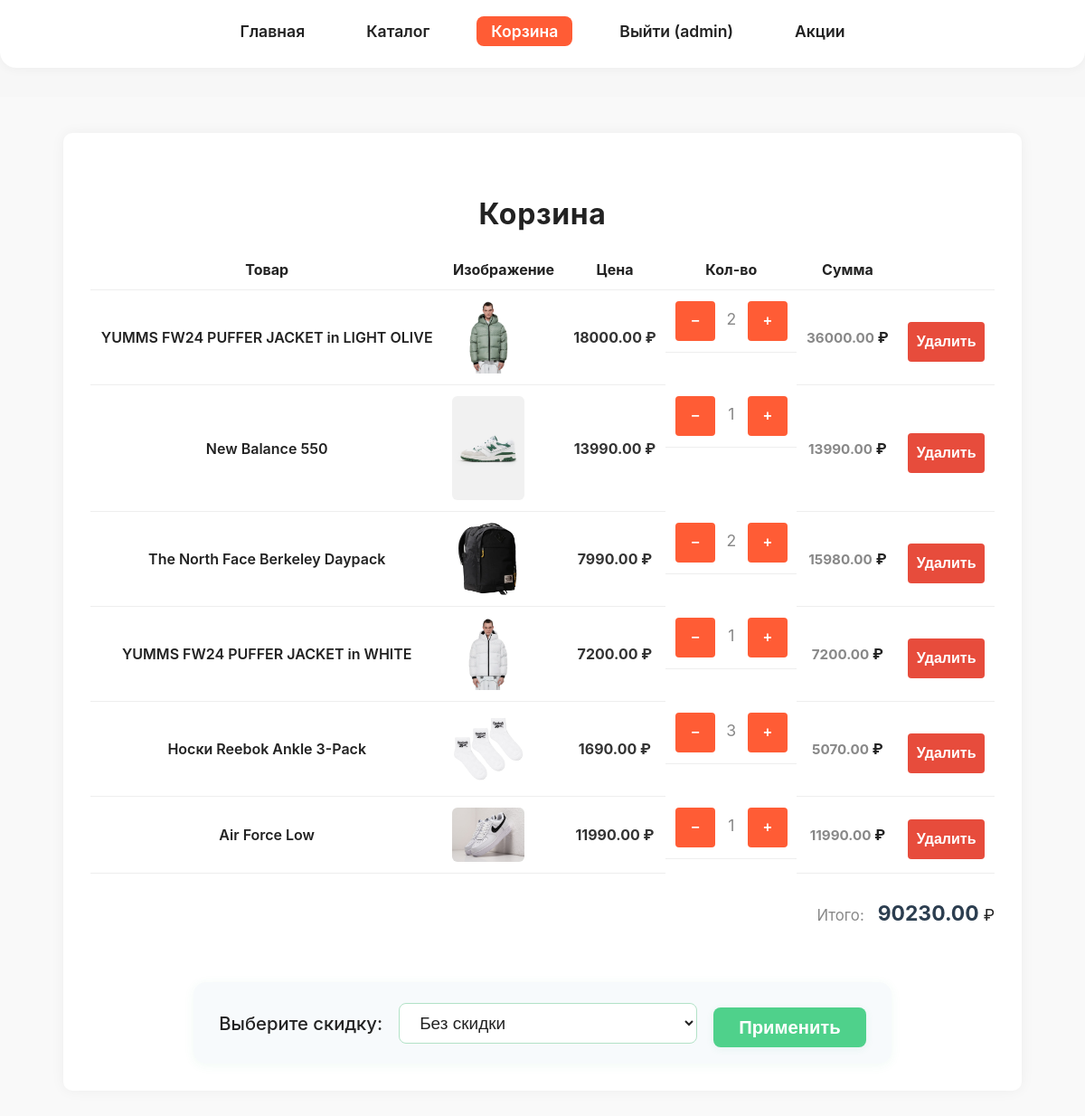
The app's page /cart/ (signed in), older data.
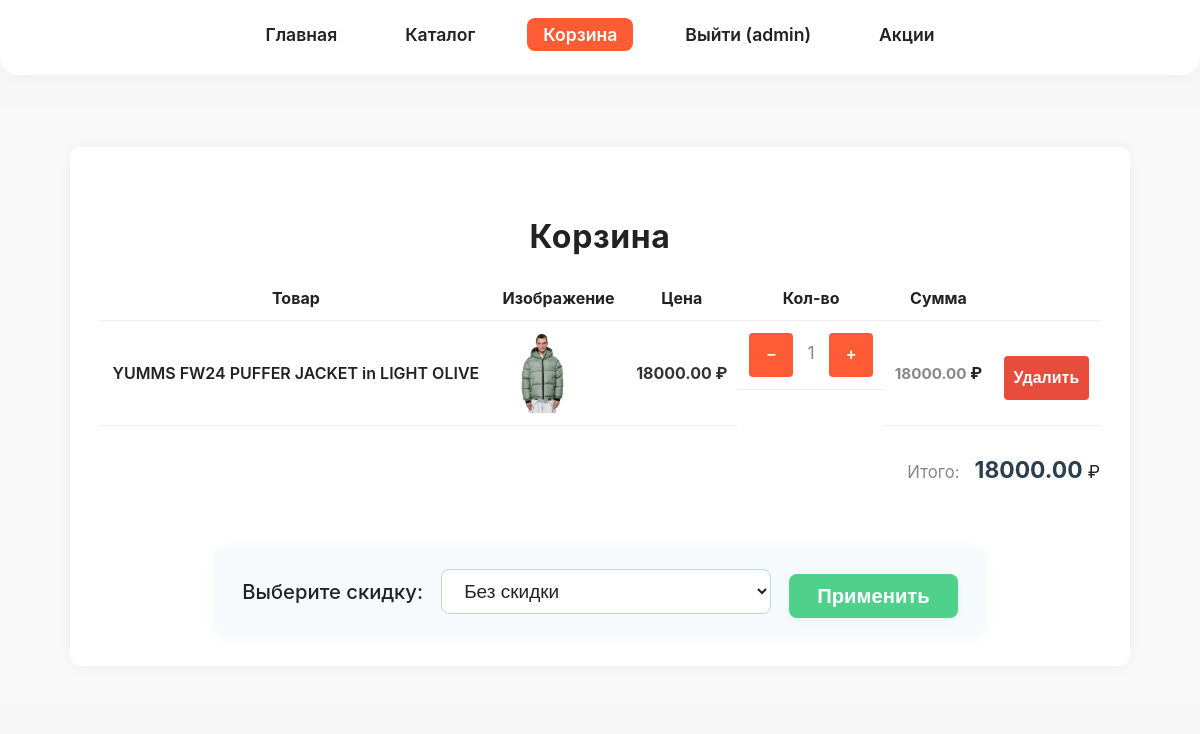
The same page, newer data.
### cart/models.py (models this page shows)
class CartItem(models.Model):
    cart: models.ForeignKey = models.ForeignKey(Cart, on_delete=models.CASCADE, related_name='items')
    product: models.ForeignKey = models.ForeignKey(Product, on_delete=models.CASCADE)
    quantity: models.PositiveIntegerField = models.PositiveIntegerField(default=1)
    def get_total(self) -> float:
        return self.product.price * self.quantity

### shop/models.py (models this page shows, shortened)
class Product(models.Model):
    SIZE_CHOICES = [
        ('S', 'Small'),
        ('M', 'Medium'),
        ('L', 'Large'),
        ('XL', 'Extra Large'),
    ]
    name: models.CharField = models.CharField(max_length=255, verbose_name="Название")
    description: models.TextField = models.TextField(verbose_name="Описание")
    price: models.DecimalField = models.DecimalField(max_digits=10, decimal_places=2, verbose_name="Цена")
    stock: models.PositiveIntegerField = models.PositiveIntegerField(verbose_name="Количество на складе")
    category: models.ForeignKey = models.ForeignKey(Category, on_delete=models.CASCADE, related_name='products', verbose_name="Категория")
    brand: models.ForeignKey = models.ForeignKey(Brand, on_delete=models.CASCADE, related_name='products', verbose_name="Бренд")
    created_at: models.DateTimeField = models.DateTimeField(default=timezone.now, verbose_name="Дата создания")
    size: models.CharField = models.CharField(max_length=2, choices=SIZE_CHOICES, verbose_name="Размер")
    tags: models.ManyToManyField = models.ManyToManyField("Tag", through="ProductTag", verbose_name="Теги")
    objects: ProductManager = ProductManager()
    external_page: models.URLField = models.URLField(
        blank=True,
        null=True,
        verbose_name="Ссылка на страницу производителя"
    )
    class Meta:
        ordering = ['-created_at']
        verbose_name = "Товар"
        verbose_name_plural = "Товары"

class ProductImage(models.Model):
    product: models.ForeignKey = models.ForeignKey(Product, on_delete=models.CASCADE, related_name='images', verbose_name="Товар")
    image: models.ImageField = models.ImageField(upload_to='products/', verbose_name="Изображение")
    uploaded_at: models.DateTimeField = models.DateTimeField(auto_now_add=True, verbose_name="Дата загрузки")
    class Meta:
        verbose_name = "Изображение товара"
        verbose_name_plural = "Изображения товаров"

### cart/views.py (the view)
# urls.py: path('', views.cart_detail, name='cart_detail'),
@login_required
def cart_detail(request: HttpRequest) -> HttpResponse:
    cart, created = Cart.objects.get_or_create(user=request.user)
    discounts = Discount.objects.all()
    selected_discount_id: Optional[str] = request.POST.get('discount_id')
    selected_discount: Optional[Discount] = None
    if selected_discount_id:
        try:
            selected_discount = Discount.objects.get(id=selected_discount_id)
        except Discount.DoesNotExist:
            selected_discount = None
    for item in cart.items.all():
        item.total = item.product.price * item.quantity
    total_price: float = sum(item.get_total() for item in cart.items.all())
    discount_amount: float = 0
    final_price: float = total_price
    if selected_discount:
        discount_amount = total_price * selected_discount.discount_percent / 100
        final_price = total_price - discount_amount
    return render(request, 'cart/cart_detail.html', {
        'cart': cart,
        'discounts': discounts,
        'selected_discount_id': int(selected_discount_id) if selected_discount_id else None,
        'total_price': total_price,
        'discount_amount': discount_amount,
        'final_price': final_price,
    })

### cart/templates/cart/cart_detail.html (shortened to what this page needs)
{% extends 'shop/base.html' %}
{% block content %}
<div class="cart-outer">
  <div class="cart-container">
    <h2 class="cart-title">Корзина</h2>
    {% if cart.items.all %}
      <div class="cart-table-center">
        <table class="cart-table">
          <thead>
            <tr>
              <th>Товар</th>
              <th>Изображение</th>
              <th>Цена</th>
              <th>Кол-во</th>
              <th>Сумма</th>
              <th></th>
            </tr>
          </thead>
          <tbody>
          {% for item in cart.items.all %}
            <tr id="item-row-{{ item.id }}">
              <td class="cart-product-name">{{ item.product.name }}</td>
              <td>
                {% if item.product.images.all %}
                  <img src="{{ item.product.images.all.0.image.url }}" class="cart-img" alt="{{ item.product.name }}">
                {% else %}
                  <span class="cart-no-img">Нет изображения</span>
                {% endif %}
              </td>
              <td class="cart-price">{{ item.product.price|floatformat:2 }} ₽</td>
              <td class="cart-qty">
                <button class="qty-btn" data-action="minus" data-item="{{ item.id }}">−</button>
                <span id="qty-{{ item.id }}" class="cart-qty-num">{{ item.quantity }}</span>
                <button class="qty-btn" data-action="plus" data-item="{{ item.id }}">+</button>
              </td>
              <td class="cart-sum"><span id="sum-{{ item.id }}">{{ item.get_total|floatformat:2 }}</span> ₽</td>
              <td>
                <form action="{% url 'remove_from_cart' item.id %}" method="post" style="display:inline;">
                  <button type="submit" class="cart-remove-btn">Удалить</button>
                </form>
              </td>
            </tr>
          {% endfor %}
          </tbody>
        </table>
      </div>
      <div class="cart-total-block">
        <span>Итого:</span>
        <span id="cart-total" class="cart-total-sum">{{ total_price|floatformat:2 }}</span> ₽
      </div>
      <div class="cart-discount-block">
        <form method="post" class="cart-discount-form">
          <label for="discount" class="cart-discount-label">Выберите скидку:</label>
          <select name="discount_id" id="discount" class="cart-discount-select">
            <option value="">Без скидки</option>
          </select>
          <button type="submit" class="cart-discount-btn">Применить</button>
        </form>
      </div>
    {% else %}
      <p>Корзина пуста</p>
    {% endif %}
  </div>
</div>
{% endblock %}

Row changes from the older to the newer data that the page shows:
removed CartItem: product.name "New Balance 550", product.images.all.0.image (picture), product.price "13990.00", quantity "1", get_total "13990.00"
removed CartItem: product.name "The North Face Berkeley Daypack", product.images.all.0.image (picture), product.price "7990.00", quantity "2", get_total "15980.00"
removed CartItem: product.name "YUMMS FW24 PUFFER JACKET in WHITE", product.images.all.0.image (picture), product.price "7200.00", quantity "1", get_total "7200.00"
removed CartItem: product.name "Носки Reebok Ankle 3-Pack", product.images.all.0.image (picture), product.price "1690.00", quantity "3", get_total "5070.00"
removed CartItem: product.name "Air Force Low", product.images.all.0.image (picture), product.price "11990.00", quantity "1", get_total "11990.00"
changed CartItem "YUMMS FW24 PUFFER JACKET in LIGHT OLIVE": quantity "2" → "1"; get_total "36000.00" → "18000.00"
Text that changed along with them:
{{ total_price|floatformat:2 }}: "90230.00" → "18000.00"
